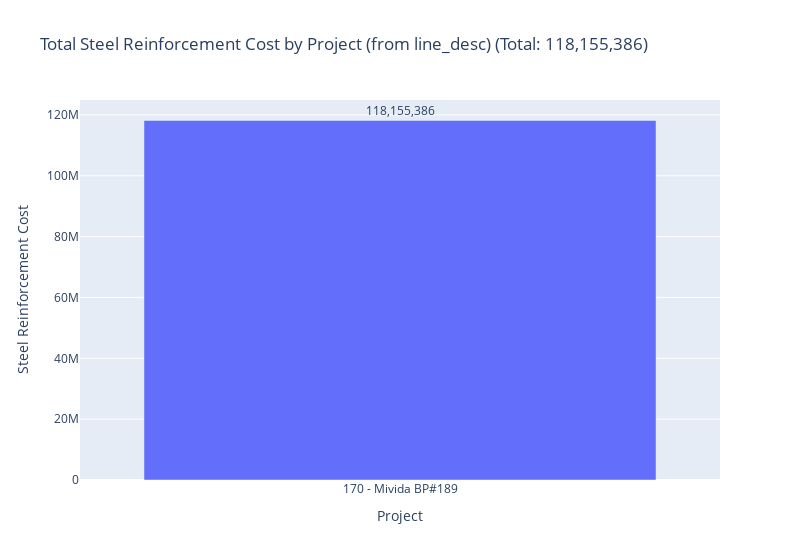

The notebook cell saved with this chart:
### Code cell
# Seach for Steel Rft حديد تسليح in "line_desc" column

import plotly.express as px

# 1. SQL query to get total steel reinforcement cost for each project (from line_desc)
query_steel_cost_line_desc = """
SELECT project_no, SUM(amount) AS SteelReinforcementCost
FROM [omar.rme1].[dbo].[cost_dist]
WHERE project_no IN ('170')
AND line_desc LIKE N'%حديد تسليح%'
GROUP BY project_no;
"""

# 2. Execute the query 
with engine.connect() as conn:
    results_steel_cost_line_desc = execute_query(conn, query_steel_cost_line_desc)

# 3. Create DataFrame for steel reinforcement costs (from line_desc)
df_steel_cost_line_desc = pd.DataFrame(results_steel_cost_line_desc, columns=['project_no', 'SteelReinforcementCost'])

# 4. Merge with project names DataFrame
df_steel_merged_line_desc = pd.merge(df_steel_cost_line_desc, df_names, on='project_no', how='left')

# 5. Fill in missing values with 0 (in case some projects have no steel reinforcement)
df_steel_merged_line_desc.fillna(0, inplace=True)

# 6. Combine project_no and project_name for labels
df_steel_merged_line_desc['Project'] = df_steel_merged_line_desc['project_no'] + ' - ' + df_steel_merged_line_desc['project_name']

# 7. Calculate total steel reinforcement cost (from line_desc)
total_steel_cost_line_desc = df_steel_merged_line_desc['SteelReinforcementCost'].sum()

# 8. Create bar chart
fig = px.bar(
    df_steel_merged_line_desc, 
    x='Project', 
    y='SteelReinforcementCost',
    title=f'Total Steel Reinforcement Cost by Project (from line_desc) (Total: {int(total_steel_cost_line_desc):,})',
    labels={'project_name': 'Project', 'SteelReinforcementCost': 'Steel Reinforcement Cost'}
)

# Add annotations (text labels) to each bar with comma formatting and no decimals
for i, row in df_steel_merged_line_desc.iterrows():
    fig.add_annotation(
        x=row['Project'],
        y=row['SteelReinforcementCost'],
        text=f"{int(row['SteelReinforcementCost']):,}",
        showarrow=False,
        yshift=10, 
    )

# Customize layout
fig.update_layout(width=800)

# 9. Display or save the chart
fig.show()
fig.write_html('steel_reinforcement_cost_by_project_line_desc.html')

### Figure 1 — Plotly figure (JSON) as saved in the notebook; plotly's stock layout.template omitted (floating-point values rounded to 4 significant figures)
{"data": [{"alignmentgroup": "True", "hovertemplate": "Project=%{x}<br>Steel Reinforcement Cost=%{y}<extra></extra>", "legendgroup": "", "marker": {"color": "#636efa", "pattern": {"shape": ""}}, "name": "", "offsetgroup": "", "orientation": "v", "showlegend": false, "textposition": "auto", "type": "bar", "x": ["170 - Mivida BP#189"], "xaxis": "x", "y": [118200000.0], "yaxis": "y"}], "layout": {"annotations": [{"showarrow": false, "text": "118,155,386", "x": "170 - Mivida BP#189", "y": 118200000.0, "yshift": 10}], "barmode": "relative", "legend": {"tracegroupgap": 0}, "title": {"text": "Total Steel Reinforcement Cost by Project (from line_desc) (Total: 118,155,386)"}, "width": 800, "xaxis": {"anchor": "y", "domain": [0, 1], "title": {"text": "Project"}}, "yaxis": {"anchor": "x", "domain": [0, 1], "title": {"text": "Steel Reinforcement Cost"}}}}
